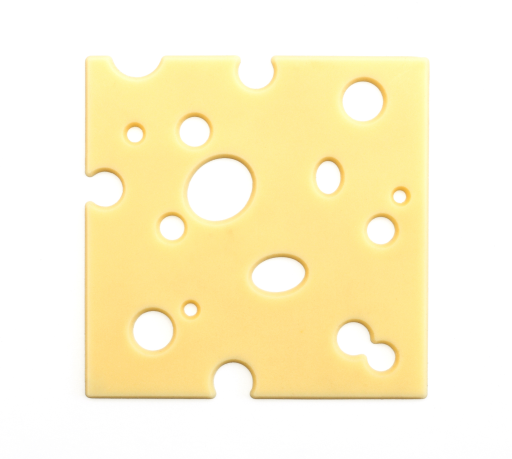
//> input picture imgs/sajt.png, 512 x 459 px
$ ./main28   (built with g++ and OpenCV 4)
//> lines starting //> are read from the running program, lines starting //| are printed output that depends on the picture; after the words box and inside, x2 and y2 are one past the last pixel; in counts of white or black regions, pixels touching at a corner belong together
///
/// Kepfeld segedanyag.
///

#include <iostream>
#include <opencv2/core.hpp>
#include <opencv2/highgui.hpp>
#include <opencv2/imgproc.hpp>

using namespace std;
using namespace cv;


void fill_holes(const Mat& binary_img, Mat& dest, int radius) {
	Mat tmp, dilated;
	copyMakeBorder(binary_img, tmp, radius, radius, radius, radius, BORDER_CONSTANT, Scalar(0, 0, 0));

	Mat kernel = getStructuringElement(MORPH_ELLIPSE, Size(2 * radius + 1, 2 * radius + 1));
	dilate(tmp, dilated, kernel);
	erode(dilated, dest, kernel);

	dest = dest(Rect(radius, radius, binary_img.cols, binary_img.rows)).clone();
}

void fill_holes2(const Mat& binary_img, Mat& dest, int radius) {
	Mat kernel = getStructuringElement(MORPH_ELLIPSE, Size(2 * radius + 1, 2 * radius + 1));
	cv::morphologyEx(binary_img, dest, MORPH_CLOSE, kernel, Point(-1, -1), 1, BORDER_CONSTANT, 0);
}

/// <summary>
/// Elek: dilatalt-eredeti
/// </summary>
/// <param name="binary_img"></param>
/// <param name="dest"></param>
void borders(const Mat& binary_img, Mat& dest) {
	cv::dilate(binary_img, dest, getStructuringElement(MORPH_RECT, Size(3, 3)));
	dest = dest - binary_img;
}

/// <summary>
/// Elek: eredeti-erodalt
/// </summary>
/// <param name="binary_img"></param>
/// <param name="dest"></param>
// [26 lines left out: functions borders2, findCrosses, not called in this run]

void sajtos_feladatok(const string& filename = "swiss_cheese.jpg") {
//> called with filename = "./imgs/sajt.png"

	Mat cheese = imread(filename, IMREAD_GRAYSCALE);
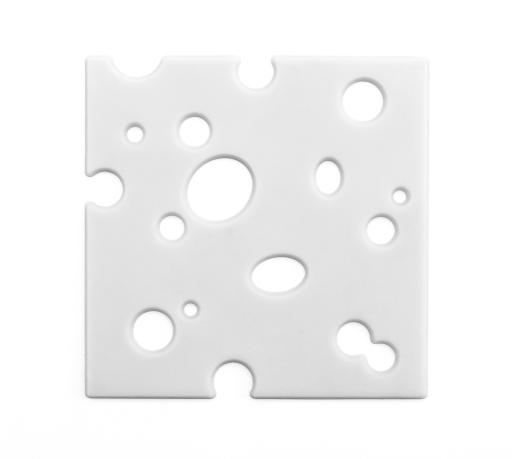
//> cheese: 459 rows x 512 cols, CV_8UC1; min 133, max 255, mean 242.3
	Mat cheese_bin;
	threshold(cheese, cheese_bin, 250, 255, THRESH_BINARY_INV);
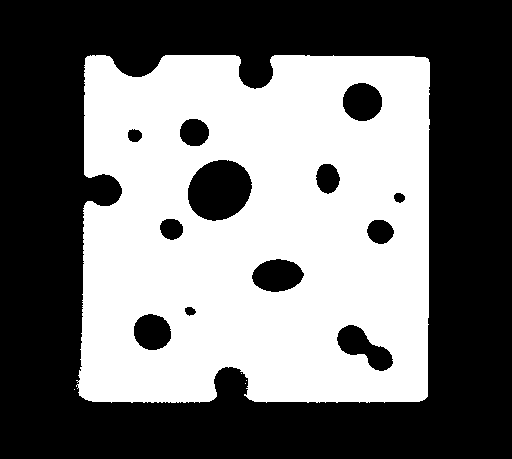
//> cheese_bin: 459 rows x 512 cols, CV_8UC1; 45.1% white; 5 white regions (4 under 20 px), largest, box (x1, y1, x2, y2) and area: (76, 55, 430, 403) 105913
	medianBlur(cheese_bin, cheese_bin, 5);
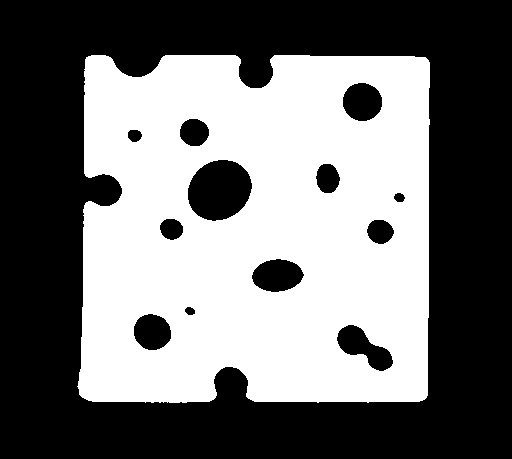
//> cheese_bin: 459 rows x 512 cols, CV_8UC1; 45.1% white; 1 white region, box (x1, y1, x2, y2) and area: (77, 55, 430, 403) 105950

	imshow("cheese", cheese);
	imshow("cheese_bin", cheese_bin);

	Mat more_cheese;
	fill_holes(cheese_bin, more_cheese, 40);
//> in fill_holes, `copyMakeBorder(binary_img, tmp, radius, radius, radius, radius, BORDER..`:
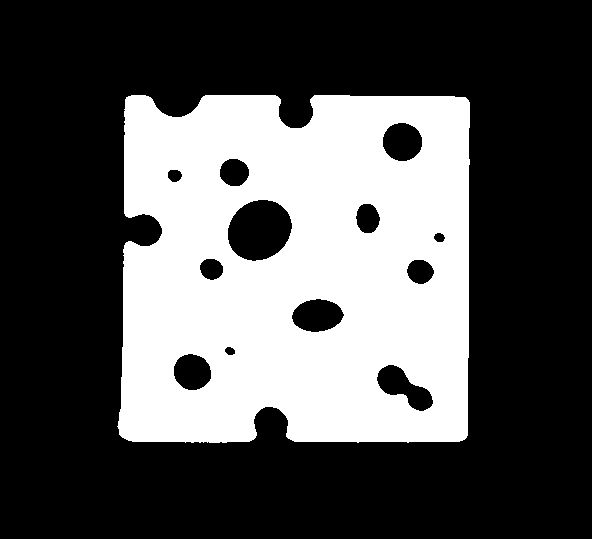
//> tmp: 539 rows x 592 cols, CV_8UC1; 33.2% white; 1 white region, box (x1, y1, x2, y2) and area: (117, 95, 470, 443) 105950
//> in fill_holes, `dilate(tmp, dilated, kernel);`:
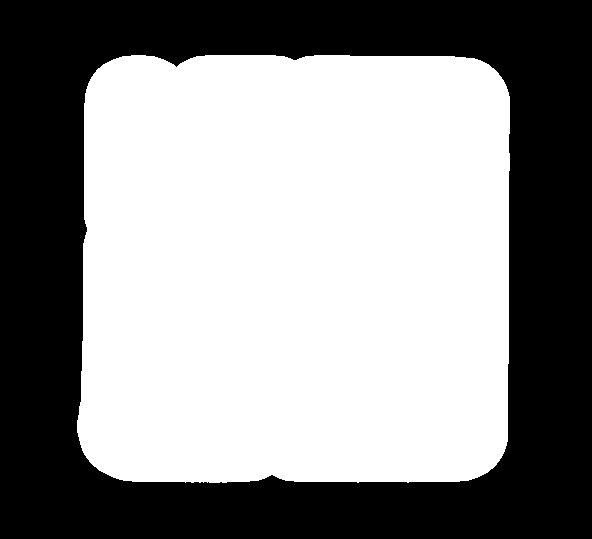
//> dilated: 539 rows x 592 cols, CV_8UC1; 56.2% white; 1 black region, box (x1, y1, x2, y2) and area: (0, 0, 592, 539) 139759
//> in fill_holes, `erode(dilated, dest, kernel);`: dest: 539 rows x 592 cols, CV_8UC1; 37.3% white; 1 white region, box (x1, y1, x2, y2) and area: (117, 95, 470, 443) 119043
//> in fill_holes, `dest = dest(Rect(radius, radius, binary_img.cols, binary_img.rows)).cl..`: dest: 459 rows x 512 cols, CV_8UC1; 50.7% white; 1 black region, box (x1, y1, x2, y2) and area: (0, 0, 512, 459) 115965
	imshow("more_cheese", more_cheese);

	Mat more_cheese2;
	fill_holes2(cheese_bin, more_cheese2, 40);
	imshow("more_cheese2", more_cheese2);

	Mat contoursImg;
	borders(cheese_bin, contoursImg);
//> in borders, `cv::dilate(binary_img, dest, getStructuringElement(MORPH_RECT, Size(3,..`:
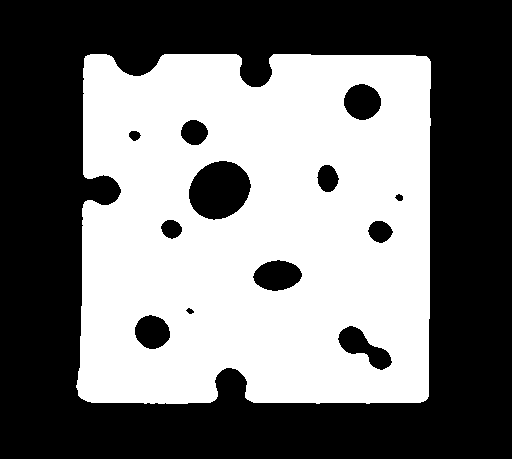
//> dest: 459 rows x 512 cols, CV_8UC1; 46.4% white; 1 white region, box (x1, y1, x2, y2) and area: (76, 54, 431, 404) 109094
//> in borders, `dest = dest - binary_img;`:
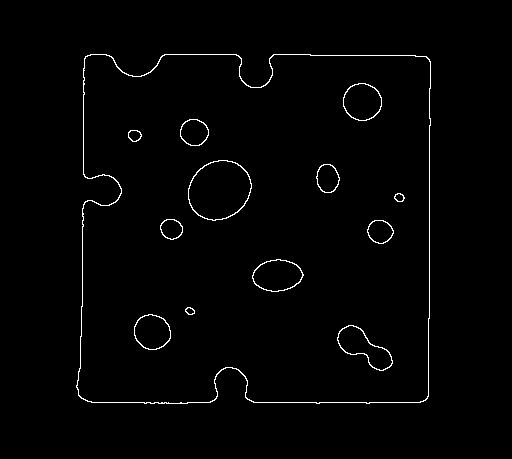
//> dest: 459 rows x 512 cols, CV_8UC1; 1.3% white in thin lines or dots, all inside (x1, y1, x2, y2) = (76, 54, 431, 404)
	imshow("borders", contoursImg);

	Mat contoursImg2;
	borders(cheese_bin, contoursImg2);
	imshow("borders2", contoursImg2);

	waitKey(0);
}

// [22 lines left out: function sejtes_feladat, not called in this run]

int main() {

	sajtos_feladatok("./imgs/sajt.png");

	return 0;
}
